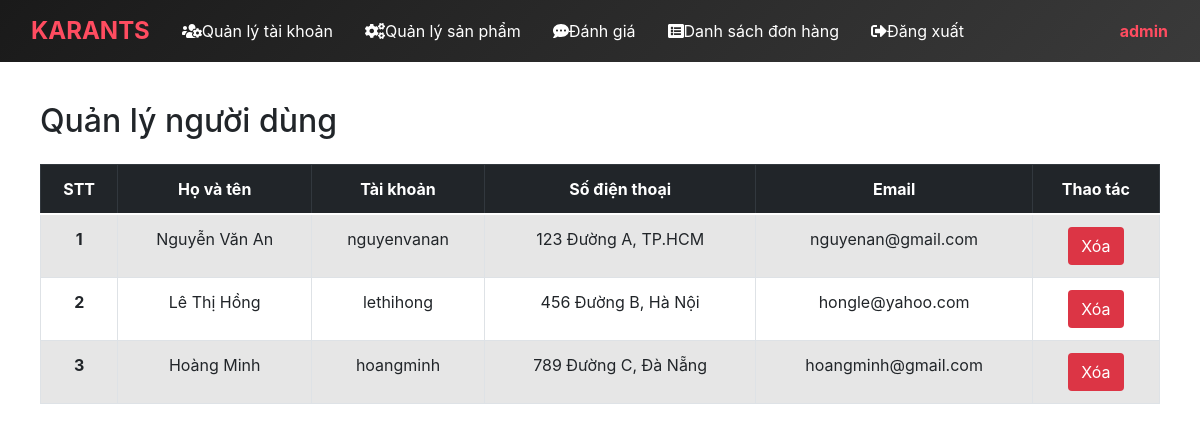
/admin/users.php, run on the app's committed database.
### tables this page shows
CREATE TABLE `users` (
  `user_id` INT(11) NOT NULL AUTO_INCREMENT, 
  `username` VARCHAR(50) NOT NULL,
  `email` VARCHAR(100) NOT NULL,
  `password` VARCHAR(255) NOT NULL,
  `name` VARCHAR(100) NOT NULL,
  `address` TEXT NOT NULL,
  PRIMARY KEY (`user_id`)
);

### admin/users.php (the view, shortened to what this page needs)
<!DOCTYPE html>
<html lang="en">
<head>
    <link href="https://cdn.jsdelivr.net/npm/bootstrap@5.0.2/dist/css/bootstrap.min.css" rel="stylesheet">
    <link rel="stylesheet" href="css/user.css">
</head>
<body>
    <?php include "layouts/appbar.php"; ?>
    <div class="table-container">
        <h2 class="mb-4">Quản lý người dùng</h2>
        <table class="table table-bordered table-striped align-middle">
                <thead class="table-dark text-center">
                    <tr>
                        <th scope="col">STT</th>
                        <th scope="col">Họ và tên</th>
                        <th scope="col">Tài khoản</th>
                        <th scope="col">Số điện thoại</th>
                        <th scope="col">Email</th>
                        <th scope="col">Thao tác</th>
                    </tr>
                </thead>
                <tbody>
                    <?php
                    require_once("../services/connect_db.php");
                    $query = "SELECT * FROM users";
                    $result = mysqli_query($connect, $query);
                    $data = [];
                    while ($row = mysqli_fetch_array($result, 1)) {
                        $data[] = $row;
                    }
                    $index = 1;
                    foreach ($data as $item) {
                        echo "
                        <tr>
                            <th scope='row' class='text-center'>" . ($index++) . "</th>
                            <td class='text-center'>" . htmlspecialchars($item['name']) . "</td>
                            <td class='text-center'>" . htmlspecialchars($item['username']) . "</td>
                            <td class='text-center'>" . htmlspecialchars($item['address']) . "</td>
                            <td class='text-center'>" . htmlspecialchars($item['email']) . "</td>
                            <td class='text-center'>
                                <a class='btn action-btn btn-delete' href='?id=" . htmlspecialchars($item['user_id']) . "'>Xóa</a>
                            </td>
                        </tr>";
                    }
                    ?>
                </tbody>
            </table>
    </div>
</body>
</html>

### admin/css/user.css (style rules this page uses)
body { font-family: 'Poppins', sans-serif; background: #fafafa; height: 100%; }
a, a:hover, a:focus { color: inherit; text-decoration: none; transition: all 0.3s; }

### admin/users.php (style rules this page uses)
body { font-family: Arial, sans-serif; }
.table-container { padding: 40px; }
.action-btn { color: #fff; font-weight: bold; text-decoration: none; padding: 5px 10px; border-radius: 5px; }
.btn-delete { background-color: #dc3545; }

### data on the page
users: name "Nguyễn Văn An", username "nguyenvanan", address "123 Đường A, TP.HCM", email "nguyenan@gmail.com"
users: name "Lê Thị Hồng", username "lethihong", address "456 Đường B, Hà Nội", email "hongle@yahoo.com"
users: name "Hoàng Minh", username "hoangminh", address "789 Đường C, Đà Nẵng", email "hoangminh@gmail.com"
